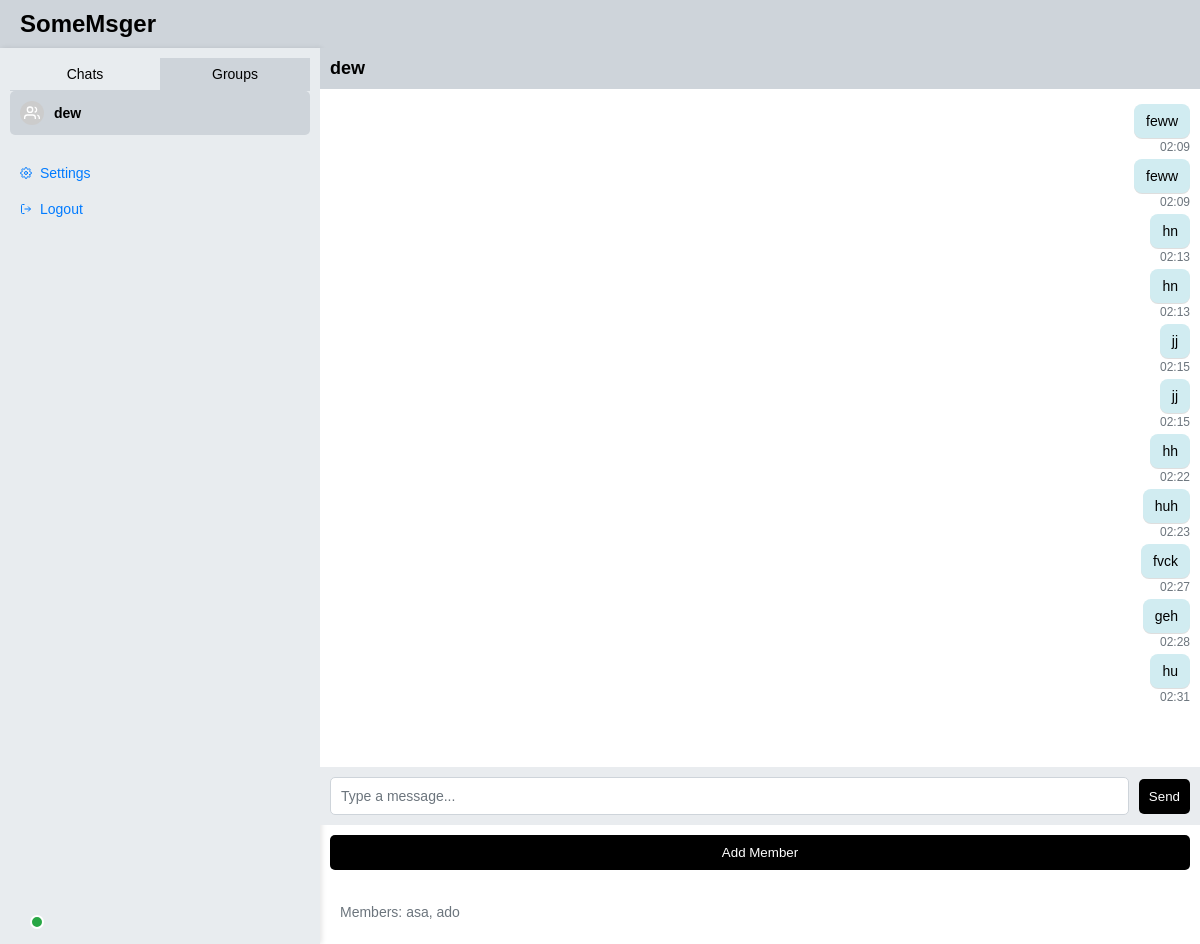
Screenshot of /group/1 (signed in) with the database file from the repository.
### tables this page shows
CREATE TABLE groups (
        id INTEGER PRIMARY KEY AUTOINCREMENT,
        name TEXT NOT NULL,
        creator_id INTEGER,
        FOREIGN KEY(creator_id) REFERENCES users(id)
    );

CREATE TABLE messages (
        id INTEGER PRIMARY KEY AUTOINCREMENT,
        sender_id INTEGER,
        receiver_id INTEGER,
        content TEXT,
        timestamp TEXT,
        is_group BOOLEAN,
        group_id INTEGER,
        FOREIGN KEY(sender_id) REFERENCES users(id),
        FOREIGN KEY(receiver_id) REFERENCES users(id),
        FOREIGN KEY(group_id) REFERENCES groups(id)
    );

### app.py (the view)
@app.route('/group/<group_id>')
def group_chat(group_id):
    if 'user_id' not in session:
        return redirect(url_for('login'))
    conn = sqlite3.connect('database.db')
    c = conn.cursor()
    c.execute("SELECT id, name, creator_id FROM groups WHERE id = ?", (group_id,))
    group_data = c.fetchone()
    if not group_data:
        conn.close()
        return redirect(url_for('groups'))
    group_id, group_name, creator_id = group_data
    c.execute("SELECT m.*, u.username FROM messages m JOIN users u ON m.sender_id = u.id WHERE m.is_group = 1 AND m.group_id = ?", (group_id,))
    messages = c.fetchall()
    c.execute("SELECT g.id, g.name FROM groups g JOIN group_members gm ON g.id = gm.group_id WHERE gm.user_id = ?", (session['user_id'],))
    groups = c.fetchall()
    c.execute("SELECT u.username FROM users u JOIN group_members gm ON u.id = gm.user_id WHERE gm.group_id = ?", (group_id,))
    members = c.fetchall()
    c.execute("SELECT friend_id FROM friends WHERE user_id = ? AND status = 'accepted'", (session['user_id'],))
    friends = c.fetchall()
    friend_list = []
    for friend in friends:
        c.execute("SELECT username FROM users WHERE id = ?", (friend[0],))
        friend_list.append(c.fetchone()[0])
    conn.close()
    return render_template('group_chat.html', group=group_name, messages=messages, group_id=group_id, groups=groups, members=[m[0] for m in members], creator_id=creator_id, session=session, friends=friend_list)

### templates/group_chat.html (shortened to what this page needs)
<!DOCTYPE html>
<html lang="en">
<head>
    <link rel="stylesheet" href="/static/styles.css">
</head>
<body class="groups">
    <header>
        <div class="logo">SomeMsger</div>
    </header>
    <div class="app-container">
        <div class="sidebar">
            <div class="tabs">
                <a href="/chats" class="tab">Chats</a>
                <a href="/groups" class="tab active">Groups</a>
            </div>
            <div class="chat-list">
                {% for g in groups %}
                    <a href="/groups/{{ g[1] }}" class="chat-item {{ 'active' if g[1] == group }}">
                        <div class="avatar">
                            <svg viewBox="0 0 24 24" fill="none" stroke="currentColor" stroke-width="2">
                                <path d="M17 21v-2a4 4 0 0 0-4-4H5a4 4 0 0 0-4 4v2M9 11a4 4 0 1 0 0-8 4 4 0 0 0 0 8zM23 21v-2a4 4 0 0 0-3-3.87M16 3.13a4 4 0 0 1 0 7.75"/>
                            </svg>
                        </div>
                        <div class="chat-info">
                            <span class="chat-name">{{ g[1] }}</span>
                        </div>
                        {% if g[1] == group %}
                            <span class="online-dot"></span>
                        {% endif %}
                    </a>
                {% endfor %}
            </div>
            <a href="/settings/profile" class="sidebar-link">
                Settings
            </a>
            <a href="/logout" class="sidebar-link">
                <svg viewBox="0 0 24 24" fill="none" stroke="currentColor" stroke-width="2">
                    <path d="M9 21H5a2 2 0 0 1-2-2V5a2 2 0 0 1 2-2h4M16 17l5-5-5-5M21 12H9"/>
                </svg>
                Logout
            </a>
        </div>
        <div class="chat-container">
            <header class="chat-header">
                <h2>{{ group }}</h2>
            </header>
            <div class="messages" id="messages">
                {% for message in messages %}
                    <div class="message {{ 'sent' if message[1] == session.user_id else 'received' }}" data-message-id="{{ message[0] }}">
                        <div class="bubble">
                            <span class="content">{{ message[3] }}</span>
                        </div>
                        <span class="timestamp">{{ message[4] }}</span>
                    </div>
                {% endfor %}
            </div>
            <form class="message-form" onsubmit="sendMessage(event, null, true, '{{ group_id }}')">
                <input type="text" id="message-input" placeholder="Type a message..." autocomplete="off">
                <button type="submit">Send</button>
            </form>
            {% if session.user_id == creator_id %}
                <button class="add-member-btn" onclick="toggleAddMemberForm()">Add Member</button>
            {% endif %}
            <p class="members">Members: {{ members | join(', ') }}</p>
        </div>
    </div>
</body>
</html>

### static/styles.css (style rules this page uses)
body { margin: 0; font-family: Arial, sans-serif; background-color: #fff; }
.app-container { display: flex; height: 100vh; }
.sidebar { width: 300px; background-color: #e8ecef; box-shadow: 2px 0 5px rgba(0, 0, 0, 0.1); overflow-y: auto; padding: 10px; }
.chat-list { margin-bottom: 20px; }
.chat-item { display: flex; align-items: center; padding: 10px; text-decoration: none; color: #000; border-radius: 5px; }
.chat-item.active { background-color: #ced4da; font-weight: bold; }
.chat-info { display: flex; flex-direction: row; align-items: center; }
.chat-name { font-size: 14px; }
.sidebar-link { display: flex; align-items: center; padding: 10px; text-decoration: none; color: #007bff; font-size: 14px; }
.sidebar-link svg { width: 12px; height: 12px; margin-right: 8px; }
.chat-container { flex: 1; display: flex; flex-direction: column; height: 100vh; }
.chat-header { position: sticky; top: 0; background-color: #ced4da; color: #000; padding: 10px; z-index: 1000; }
.chat-header h2 { margin: 0; font-size: 18px; }
.messages { flex: 1; overflow-y: auto; padding: 10px; background-color: #fff; }
.message { display: flex; flex-direction: column; margin: 5px 0; }
.message.sent { align-items: flex-end; }
.bubble { max-width: 70%; padding: 8px 12px; border-radius: 8px; background-color: #e9ecef; box-shadow: 0 1px 0.5px rgba(0, 0, 0, 0.13); }
.message.sent .bubble { background-color: #d1ecf1; }
.content { font-size: 14px; color: #000; }
.timestamp { font-size: 12px; color: #6c757d; margin-top: 2px; }
.message-form { position: sticky; bottom: 0; background-color: #e9ecef; padding: 10px; display: flex; align-items: center; z-index: 1000; }
.message-form input { flex: 1; padding: 10px; border: 1px solid #ced4da; border-radius: 5px; background-color: #fff; margin-right: 10px; font-size: 14px; color: #000; }
.message-form input::placeholder { color: #6c757d; }
.message-form button { padding: 10px 20px; background-color: #007bff; color: #fff; border: none; border-radius: 5px; cursor: pointer; }
header { background-color: #ced4da; color: #000; padding: 10px 20px; display: flex; align-items: center; }
.logo { font-size: 24px; font-weight: bold; margin-right: 20px; }
a { color: #007bff; text-decoration: none; }
body.groups { margin: 0; }
body.groups .sidebar { width: 300px; background-color: #e8ecef; padding: 10px; box-shadow: 2px 0 5px rgba(0, 0, 0, 0.1); }
body.groups button { padding: 10px; background-color: #000; color: #fff; border: none; border-radius: 5px; cursor: pointer; }
.tabs { display: flex; border-bottom: 1px solid #ced4da; }
.tab { flex: 1; padding: 8px; text-align: center; font-size: 14px; color: #000; text-decoration: none; background-color: transparent; }
.tab.active { background-color: #ced4da; }
.avatar { width: 24px; height: 24px; background-color: #ccc; border-radius: 50%; margin-right: 10px; display: flex; align-items: center; justify-content: center; }
.avatar svg { width: 16px; height: 16px; color: #fff; }
.online-dot { position: absolute; left: 30px; bottom: 15px; width: 10px; height: 10px; background-color: #28a745; border-radius: 50%; border: 2px solid #fff; }
.add-member-btn { margin: 10px; padding: 10px; background-color: #6c757d; color: #fff; border: none; border-radius: 5px; cursor: pointer; }
.members { padding: 10px 20px; font-size: 14px; color: #6c757d; }

### rows the page displays
groups: name "dew"
messages: content "feww", timestamp "02:09"
messages: content "feww", timestamp "02:09"
messages: content "hn", timestamp "02:13"
messages: content "hn", timestamp "02:13"
messages: content "jj", timestamp "02:15"
messages: content "jj", timestamp "02:15"
messages: content "hh", timestamp "02:22"
messages: content "huh", timestamp "02:23"
messages: content "fvck", timestamp "02:27"
messages: content "geh", timestamp "02:28"
messages: content "hu", timestamp "02:31"

### other values shown
{{ members | join(', ') }} "asa, ado"
